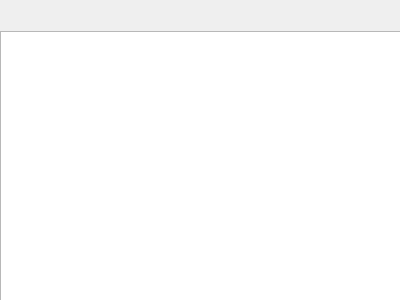
<?xml version="1.0" encoding="UTF-8"?>
<ui version="4.0">
 <class>MainWindow</class>
 <widget class="QMainWindow" name="MainWindow">
  <property name="geometry">
   <rect>
    <x>0</x>
    <y>0</y>
    <width>400</width>
    <height>300</height>
   </rect>
  </property>
  <property name="windowTitle">
   <string>MainWindow</string>
  </property>
  <widget class="QWidget" name="centralWidget">
   <widget class="QTextBrowser" name="textBrowser">
    <property name="geometry">
     <rect>
      <x>0</x>
      <y>31</y>
      <width>401</width>
      <height>271</height>
     </rect>
    </property>
   </widget>
   <widget class="QLabel" name="label">
    <property name="geometry">
     <rect>
      <x>0</x>
      <y>0</y>
      <width>111</width>
      <height>18</height>
     </rect>
    </property>
    <property name="text">
     <string>&lt;Command&gt;</string>
    </property>
   </widget>
   <widget class="QLabel" name="label_2">
    <property name="geometry">
     <rect>
      <x>140</x>
      <y>0</y>
      <width>261</width>
      <height>20</height>
     </rect>
    </property>
    <property name="text">
     <string>&lt;Filename&gt;</string>
    </property>
   </widget>
  </widget>
 </widget>
 <layoutdefault spacing="6" margin="11"/>
 <resources/>
 <connections/>
</ui>
